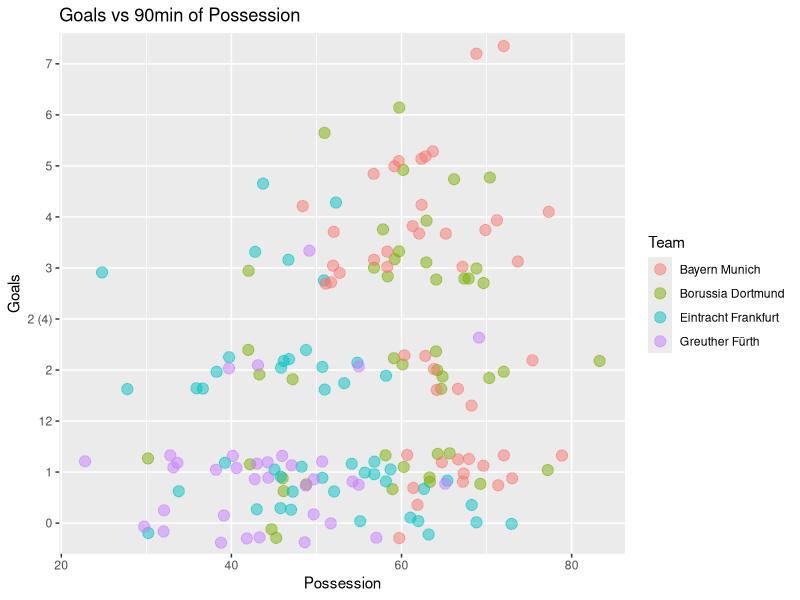

The R source for this figure: (Note: this script raises an error after producing the figure.)
install.packages("ggplot2")
install.packages("tidyverse")
install.packages("magrittr")
library(ggplot2)
library(magrittr)

bundesliga <- read.csv("bundesliga21.csv")

#Removes extra column which indexes the individual teams and not the data frame as a whole
bundesliga = subset(bundesliga, select = -c(X))

#Removes Frankfurt win in the Europa League Final which is listed as '1 (5)'
bundesliga <- bundesliga[-94,]

ggplot(bundesliga, aes(x = Possession, y = Goals)) +
 geom_point(aes(x = Poss, y = GF, colour = Team), 
            alpha = 1/2, stat = 'identity', size = 3.5, position = 'jitter') +
 ggtitle("Goals vs 90min of Possession")

avgoalbvb <- select(bundesliga, starts_with('B'))
